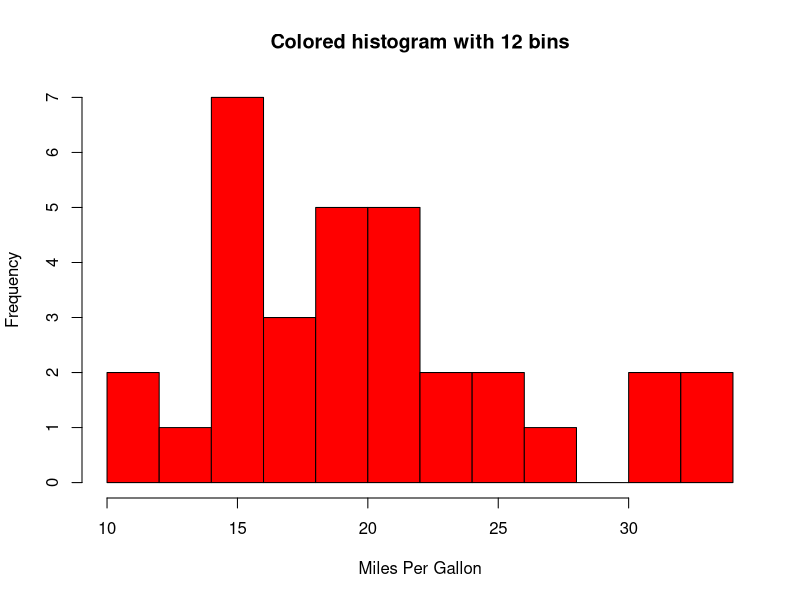
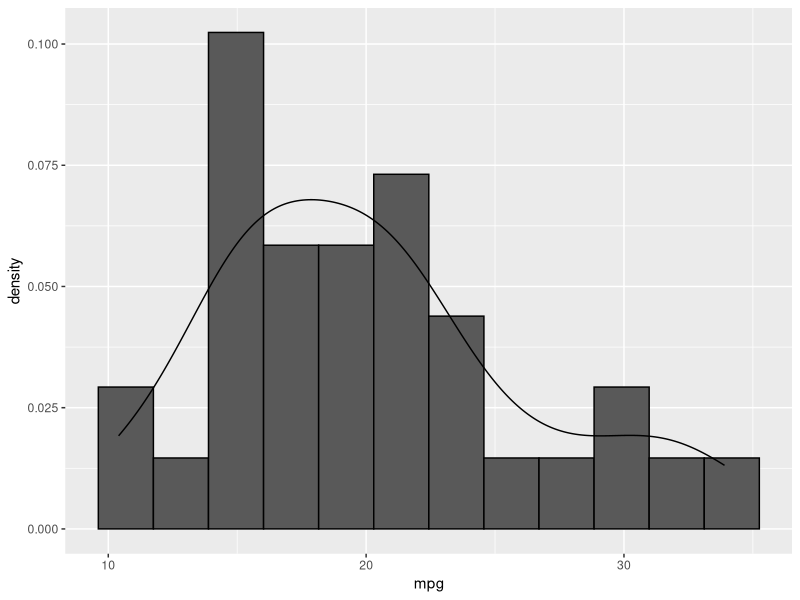
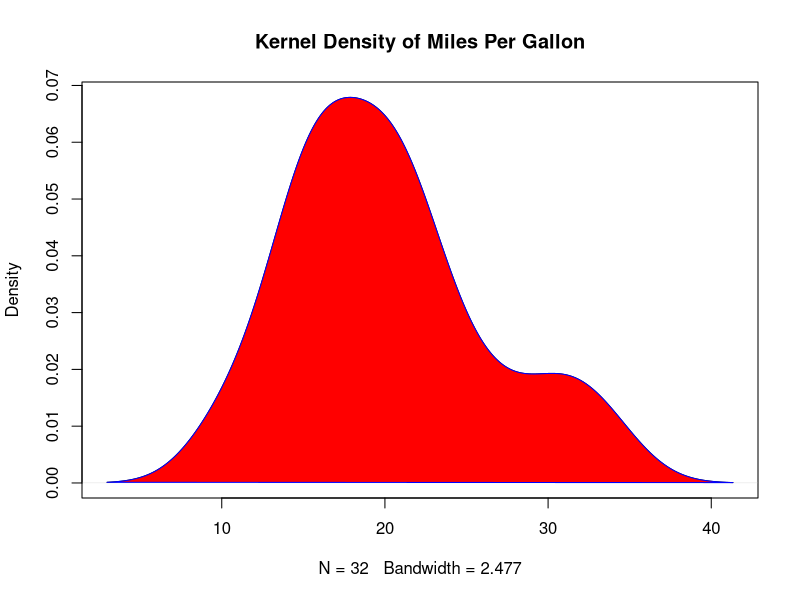
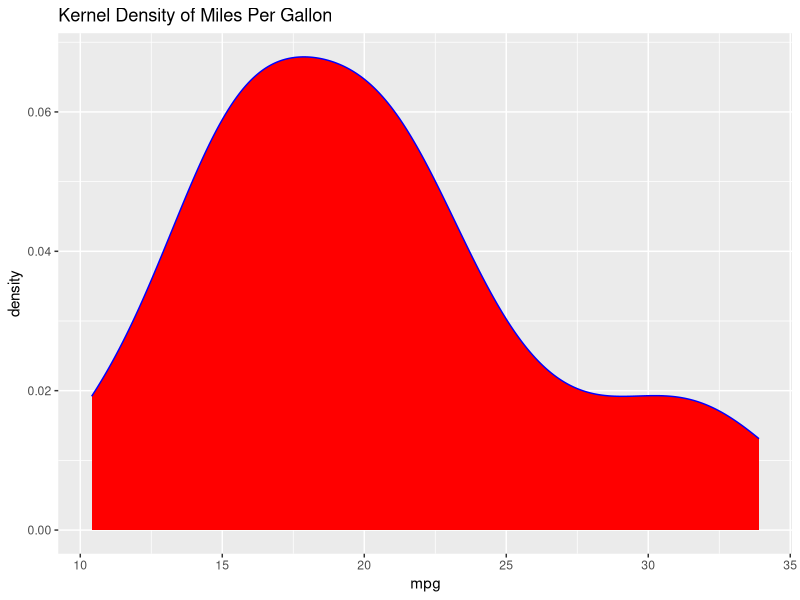
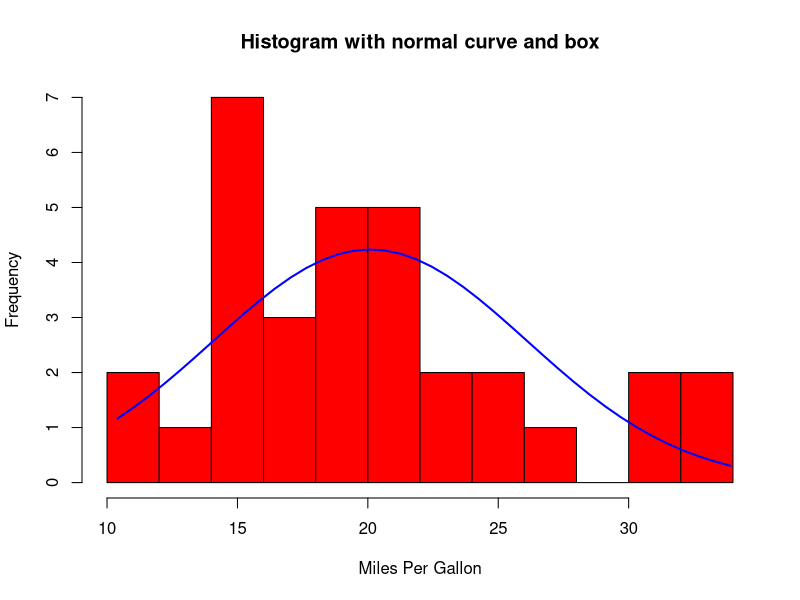
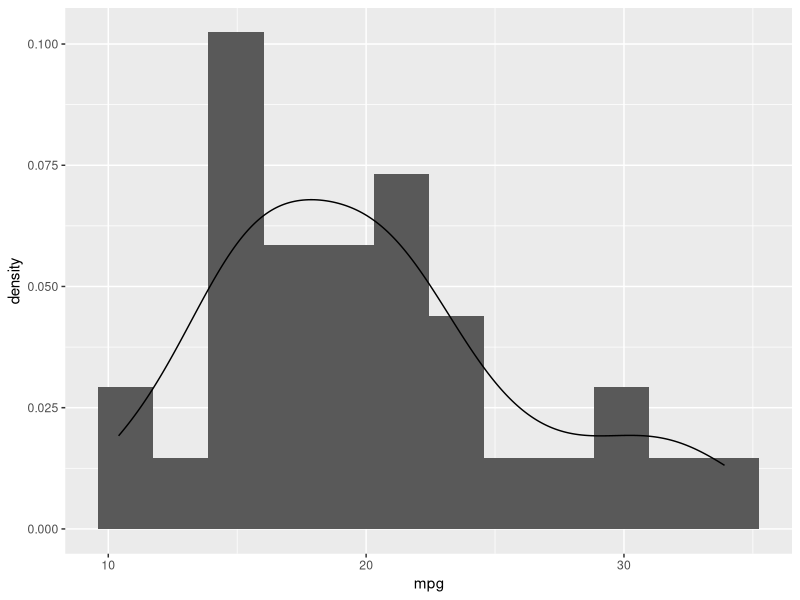
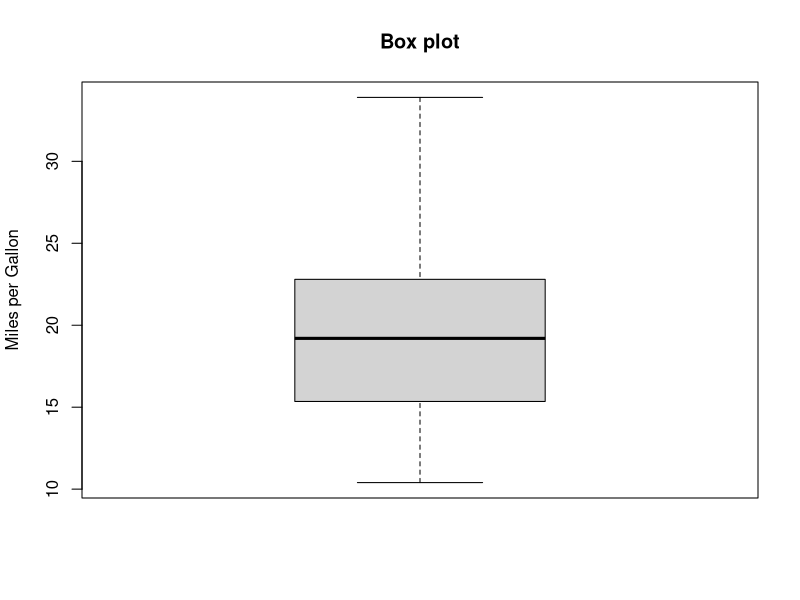
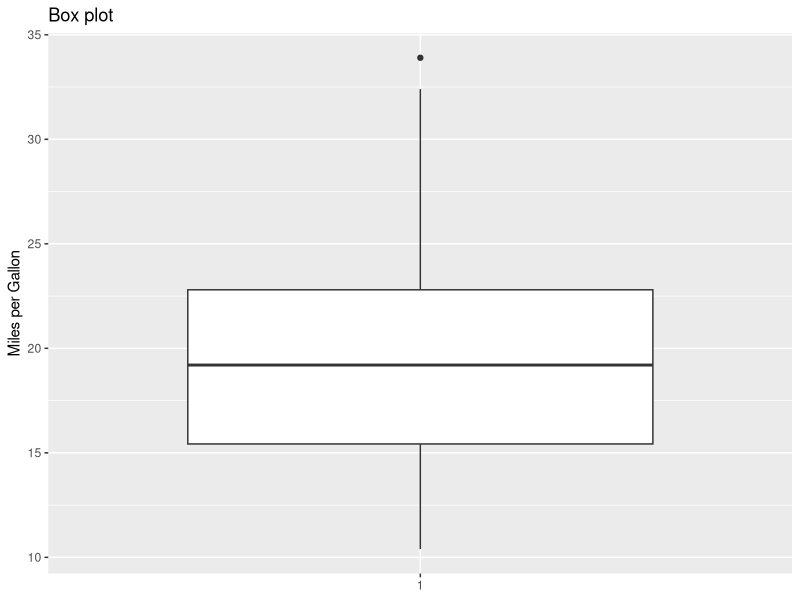

Generate these figures, in order, with R: (Note: this script raises an error after producing the figures.)
## ---- chunk 1
knitr::opts_chunk$set(echo = TRUE)
library(tidyverse)
## ---- chunk 2
# 直方图
## 基础安装
hist(mtcars$mpg, breaks = 12, col = "red",
     xlab = "Miles Per Gallon",
     main="Colored histogram with 12 bins")
## ggplot2
ggplot(mtcars, aes(mpg, y = ..density..)) +
    geom_histogram(bins = 12, color = "black")+
    geom_density()

# 密度图
## 基础安装，需要手动计算密度，然后绘制图形
d <- density(mtcars$mpg)
plot(d, main="Kernel Density of Miles Per Gallon")
polygon(d, col="red", border="blue") # 颜色修饰
# ggplot2
ggplot(mtcars, aes(mpg)) +
    geom_density(color = "blue", fill = "red") +
    ggtitle("Kernel Density of Miles Per Gallon")

# 直方图上叠加密度曲线
## 基础安装，需要手动计算
x <- mtcars$mpg
h<-hist(x,
        breaks=12,
        col="red",
        xlab="Miles Per Gallon",
        main="Histogram with normal curve and box")
xfit<-seq(min(x), max(x), length=40)
yfit<-dnorm(xfit, mean=mean(x), sd=sd(x))
yfit <- yfit*diff(h$mids[1:2])*length(x)
lines(xfit, yfit, col="blue", lwd=2)
## ggplot2，通过density实现，注意，为了比例一致，需要在直方图上也显示密度而不是计数
ggplot(mtcars, aes(mpg)) +
    geom_histogram(aes(y = ..density..), bins = 12) +
    geom_density()

# 箱线图
## 基础安装
boxplot(mtcars$mpg, main="Box plot", ylab="Miles per Gallon")

## ggplot2
ggplot(mtcars, aes(x = factor(1), y = mpg)) +
    geom_boxplot() +
    labs(
        title = "Box plot",
        x = NULL,
        y = "Miles per Gallon"
    )

# 点图
## 基础安装
x <- mtcars[order(mtcars$mpg),]
x$cyl <- factor(x$cyl)
x$color[x$cyl==4] <- "red"
x$color[x$cyl==6] <- "blue"
x$color[x$cyl==8] <- "darkgreen"
dotchart(x$mpg,
         labels = row.names(x),
         cex = .7,
         groups = x$cyl,
         gcolor = "black",
         color = x$color,
         pch=19,
         main = "Gas Mileage for Car Models\ngrouped by cylinder",
         xlab = "Miles Per Gallon")

# 正态概率图
x <- rnorm(10000)
## 基础安装
qqnorm(x)
qqline(x)
## ggplot2
ggplot(tibble(x = x)) +
    geom_qq(aes(sample = x)) +
    geom_abline() # 默认斜率为1，截距为0

### 带有qqline的自定义函数
qqplot_data <- function (vec) # argument: vector of numbers
{
  # following four lines from base R's qqline()
  y <- quantile(vec[!is.na(vec)], c(0.25, 0.75))
  x <- qnorm(c(0.25, 0.75))
  slope <- diff(y)/diff(x)
  int <- y[1L] - slope * x[1L]

  d <- data.frame(resids = vec)

  ggplot(d, aes(sample = resids)) + stat_qq() + geom_abline(slope = slope, intercept = int)

}
## ---- chunk 3
# 条形图
## 基础安装
barplot(table(Arthritis$Improved), main = "Simple bar plot", xlab = "count", ylab = "Improved", horiz = TRUE)
## ggplot2
ggplot(Arthritis, aes(Improved)) +
    geom_bar() +
    coord_flip() +
    labs(title = "Simple bar plot") +
    theme(plot.title = element_text(hjust = 0.5))

# 饼图
## 基础安装
pie(table(Arthritis$Improved), col = rainbow(3), main = "Simple Pie Chart")
## ggplot2
ggplot(Arthritis, aes(x = factor(1), fill = Improved)) +
    geom_bar(show.legend = TRUE, width = 1) +
    coord_polar(theta = "y")
## ---- chunk 4
# 频率图
geom_freqpoly( y = ..density..)

# 箱线图
boxplot(mpg ~ cyl, data=mtcars,
        main="Car Mileage Data",
        xlab="Number of Cylinders",
        ylab="Miles Per Gallon")
## ggplot2
ggplot(mtcars, aes(x = factor(cyl), y = mpg)) +
    geom_boxplot() +
    labs(
        title = "Car Mileage Data",
        x = "Number of Cylinders",
        y = "Miles Per Gallon"
    )

# 小提琴图
## 基础安装
x1 <- mtcars$mpg[mtcars$cyl==4]
x2 <- mtcars$mpg[mtcars$cyl==6]
x3 <- mtcars$mpg[mtcars$cyl==8]
vioplot(x1, x2, x3,
        names=c("4 cyl", "6 cyl", "8 cyl"),
        col="gold")
title("Violin Plots of Miles Per Gallon", ylab="Miles Per Gallon",
        xlab="Number of Cylinders")
## ggplot2
ggplot(mtcars, aes(x = factor(cyl), y = mpg)) +
    geom_violin() +
    labs(
        title = "Violin Plots of Miles Per Gallon",
        x = "Number of Cylinders",
        y = "Miles Per Gallon"
    )



# 均值条形图
states <- data.frame(state.region, state.x77)
## 基础安装
means <- aggregate(states$Illiteracy, by=list(state.region), FUN=mean)
means <- means[order(means$x),]
barplot(means$x, names.arg=means$Group.1, main = "Mean Illiteracy Rate")

## ggplot2
means <- states %>%
    group_by(state.region) %>%
    summarise(mean = mean(Illiteracy))

### 直接指定y，不进行统计变换。通过scale排序x轴
means %>%
    ggplot(aes(x = state.region, y = mean)) +
    geom_bar(stat = "identity") +
    scale_x_discrete(limits = means$state.region[order(means$mean)]) +
    labs(
        title = "Mean Illiteracy Rate"
    ) +
    theme(plot.title = element_text(hjust = 0.5))
### 或者，指定权重，计数都是1
means %>%
    ggplot(aes(x = state.region, weight = mean)) +
    geom_bar() +
    scale_x_discrete(limits = means$state.region[order(means$mean)]) +
    labs(
        title = "Mean Illiteracy Rate"
    ) +
    theme(plot.title = element_text(hjust = 0.5))
### 或者，通过reorder重排序变量
means %>%
    ggplot(aes(x = reorder(state.region, mean), weight = mean)) +
    geom_bar() +
    labs(
        title = "Mean Illiteracy Rate"
    ) +
    theme(plot.title = element_text(hjust = 0.5))

# 比较密度图
## 基础安装
cyl.f <- factor(mtcars$cyl, levels= c(4,6,8),
                labels = c("4 cylinder", "6 cylinder",
                           "8 cylinder"))
sm::sm.density.compare(mpg, cyl, xlab="Miles Per Gallon")
title(main="MPG Distribution by Car Cylinders")

## ggplot2
ggplot(mtcars, aes(mpg, color = factor(cyl))) +
    geom_density()
## ---- chunk 5
# 堆砌条形图
## 基础安装
barplot(table(Arthritis$Improved, Arthritis$Treatment),
         main="Stacked Bar Plot",
         xlab="Treatment", ylab="Frequency",
         col=c("red", "yellow","green"),
         legend=rownames(table(Arthritis$Improved, Arthritis$Treatment)))

## ggplot2
ggplot(Arthritis) +
    geom_bar(aes(x = Treatment, fill = Improved)) +
    labs(
        title = "Stacked Bar Plot",
        y = "Frequency"
    ) +
    theme(plot.title = element_text(hjust = 0.5))

# 分组条形图
## 基础安装
barplot(table(Arthritis$Improved, Arthritis$Treatment),
         main="Grouped Bar Plot",
         xlab="Treatment", ylab="Frequency",
         col=c("red", "yellow", "green"),
         legend=rownames(table(Arthritis$Improved, Arthritis$Treatment)), beside=TRUE)

## ggplot2
ggplot(Arthritis) +
    geom_bar(aes(x =Treatment, fill = Improved), position = 'dodge') +
    labs(
        title = "Grouped Bar Plot",
        y = "Frequency"
    ) +
    theme(plot.title = element_text(hjust = 0.5))

# 棘状图
vcd::spine(with(Arthritis, table(Treatment, Improved)),
           main = "Spinogram Example")
## ggplot2
ggplot(Arthritis, aes(Treatment, fill = Improved)) +
    geom_bar(position = "fill")

# 处理观测数图
ggplot(data = diamonds) +
    geom_count(mapping = aes(x = cut, y = color))

# 马赛克图
diamonds %>% 
  count(color, cut) %>%  
  ggplot(mapping = aes(x = color, y = cut)) +
    geom_tile(mapping = aes(fill = n))
## ---- chunk 6
# 散点图
ggplot(data = diamonds) + 
  geom_point(mapping = aes(x = carat, y = price), alpha = 1 / 100)

# 方块图或六边形图
smaller <- diamonds %>% 
  filter(carat < 3)

# 方块图
ggplot(data = smaller) +
  geom_bin2d(mapping = aes(x = carat, y = price))

# install.packages("hexbin")

# 六边形图
ggplot(data = smaller) +
  geom_hex(mapping = aes(x = carat, y = price))

# 箱线图
ggplot(data = smaller, mapping = aes(x = carat, y = price)) + 
  geom_boxplot(mapping = aes(group = cut_width(carat, 0.1)))
## ---- chunk 7
# 散点图矩阵
car::scatterplotMatrix(mtcars, spread=FALSE, lty.smooth=2, main="Scatter Plot Matrix")
